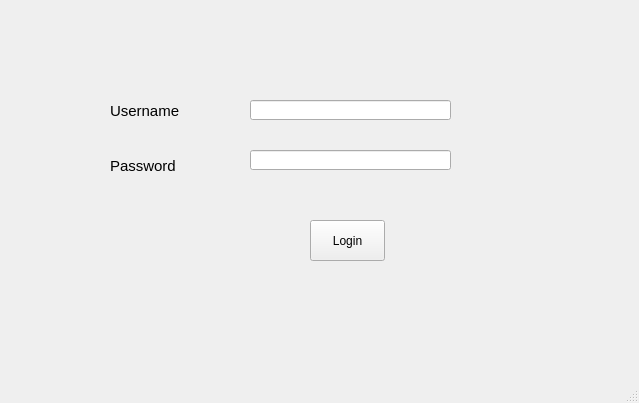
<?xml version="1.0" encoding="UTF-8"?>
<ui version="4.0">
 <class>LoginWindow</class>
 <widget class="QMainWindow" name="LoginWindow">
  <property name="geometry">
   <rect>
    <x>0</x>
    <y>0</y>
    <width>639</width>
    <height>403</height>
   </rect>
  </property>
  <property name="windowTitle">
   <string>EmotionRecon</string>
  </property>
  <widget class="QWidget" name="centralwidget">
   <widget class="QLabel" name="label">
    <property name="geometry">
     <rect>
      <x>110</x>
      <y>90</y>
      <width>71</width>
      <height>41</height>
     </rect>
    </property>
    <property name="font">
     <font>
      <pointsize>11</pointsize>
     </font>
    </property>
    <property name="text">
     <string>Username</string>
    </property>
   </widget>
   <widget class="QLabel" name="label_2">
    <property name="geometry">
     <rect>
      <x>110</x>
      <y>150</y>
      <width>71</width>
      <height>31</height>
     </rect>
    </property>
    <property name="font">
     <font>
      <pointsize>11</pointsize>
     </font>
    </property>
    <property name="text">
     <string>Password</string>
    </property>
   </widget>
   <widget class="QLineEdit" name="lineEdit">
    <property name="geometry">
     <rect>
      <x>250</x>
      <y>100</y>
      <width>201</width>
      <height>20</height>
     </rect>
    </property>
   </widget>
   <widget class="QLineEdit" name="lineEdit_2">
    <property name="enabled">
     <bool>true</bool>
    </property>
    <property name="geometry">
     <rect>
      <x>250</x>
      <y>150</y>
      <width>201</width>
      <height>20</height>
     </rect>
    </property>
    <property name="focusPolicy">
     <enum>Qt::StrongFocus</enum>
    </property>
    <property name="contextMenuPolicy">
     <enum>Qt::DefaultContextMenu</enum>
    </property>
    <property name="echoMode">
     <enum>QLineEdit::Password</enum>
    </property>
   </widget>
   <widget class="QPushButton" name="pushButton">
    <property name="geometry">
     <rect>
      <x>310</x>
      <y>220</y>
      <width>75</width>
      <height>41</height>
     </rect>
    </property>
    <property name="text">
     <string>Login</string>
    </property>
   </widget>
  </widget>
  <widget class="QStatusBar" name="statusbar"/>
 </widget>
 <resources/>
 <connections/>
</ui>
